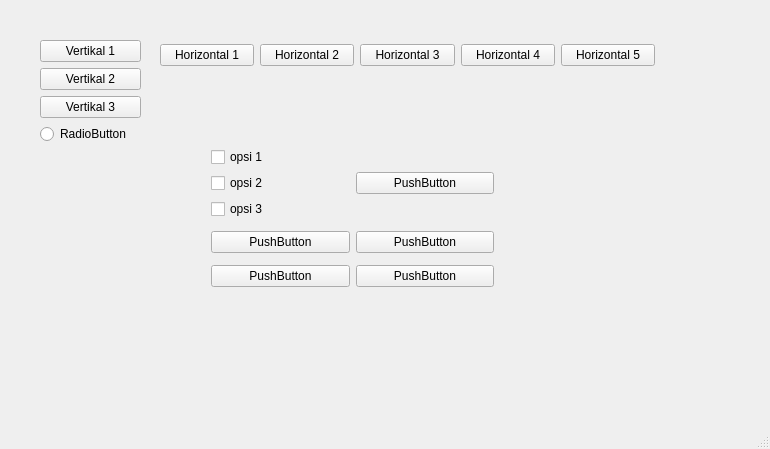
<?xml version="1.0" encoding="UTF-8"?>
<ui version="4.0">
 <class>MainWindow</class>
 <widget class="QMainWindow" name="MainWindow">
  <property name="geometry">
   <rect>
    <x>0</x>
    <y>0</y>
    <width>770</width>
    <height>449</height>
   </rect>
  </property>
  <property name="windowTitle">
   <string>MainWindow</string>
  </property>
  <widget class="QWidget" name="centralwidget">
   <widget class="QWidget" name="">
    <property name="geometry">
     <rect>
      <x>160</x>
      <y>40</y>
      <width>495</width>
      <height>30</height>
     </rect>
    </property>
    <layout class="QHBoxLayout" name="horizontalLayout">
     <item>
      <widget class="QPushButton" name="pushButton_6">
       <property name="text">
        <string>Horizontal 1</string>
       </property>
      </widget>
     </item>
     <item>
      <widget class="QPushButton" name="pushButton_8">
       <property name="text">
        <string>Horizontal 2</string>
       </property>
      </widget>
     </item>
     <item>
      <widget class="QPushButton" name="pushButton_4">
       <property name="text">
        <string>Horizontal 3</string>
       </property>
      </widget>
     </item>
     <item>
      <widget class="QPushButton" name="pushButton_5">
       <property name="text">
        <string>Horizontal 4</string>
       </property>
      </widget>
     </item>
     <item>
      <widget class="QPushButton" name="pushButton_7">
       <property name="text">
        <string>Horizontal 5</string>
       </property>
      </widget>
     </item>
    </layout>
   </widget>
   <widget class="QWidget" name="">
    <property name="geometry">
     <rect>
      <x>40</x>
      <y>40</y>
      <width>101</width>
      <height>136</height>
     </rect>
    </property>
    <layout class="QVBoxLayout" name="verticalLayout_2">
     <item>
      <layout class="QVBoxLayout" name="verticalLayout">
       <item>
        <widget class="QPushButton" name="pushButton">
         <property name="text">
          <string>Vertikal 1</string>
         </property>
         <attribute name="buttonGroup">
          <string notr="true">buttonGroup</string>
         </attribute>
        </widget>
       </item>
       <item>
        <widget class="QPushButton" name="pushButton_2">
         <property name="text">
          <string>Vertikal 2</string>
         </property>
         <attribute name="buttonGroup">
          <string notr="true">buttonGroup</string>
         </attribute>
        </widget>
       </item>
       <item>
        <widget class="QPushButton" name="pushButton_3">
         <property name="text">
          <string>Vertikal 3</string>
         </property>
         <attribute name="buttonGroup">
          <string notr="true">buttonGroup</string>
         </attribute>
        </widget>
       </item>
      </layout>
     </item>
     <item>
      <widget class="QRadioButton" name="radioButton">
       <property name="text">
        <string>RadioButton</string>
       </property>
      </widget>
     </item>
     <item>
      <spacer name="verticalSpacer">
       <property name="orientation">
        <enum>Qt::Vertical</enum>
       </property>
       <property name="sizeHint" stdset="0">
        <size>
         <width>20</width>
         <height>40</height>
        </size>
       </property>
      </spacer>
     </item>
    </layout>
   </widget>
   <widget class="QWidget" name="">
    <property name="geometry">
     <rect>
      <x>211</x>
      <y>141</y>
      <width>283</width>
      <height>154</height>
     </rect>
    </property>
    <layout class="QGridLayout" name="gridLayout">
     <item row="0" column="2">
      <widget class="QPushButton" name="pushButton_14">
       <property name="text">
        <string>PushButton</string>
       </property>
      </widget>
     </item>
     <item row="1" column="1">
      <widget class="QPushButton" name="pushButton_11">
       <property name="text">
        <string>PushButton</string>
       </property>
      </widget>
     </item>
     <item row="1" column="2">
      <widget class="QPushButton" name="pushButton_10">
       <property name="text">
        <string>PushButton</string>
       </property>
      </widget>
     </item>
     <item row="2" column="1">
      <widget class="QPushButton" name="pushButton_12">
       <property name="text">
        <string>PushButton</string>
       </property>
      </widget>
     </item>
     <item row="2" column="2">
      <widget class="QPushButton" name="pushButton_13">
       <property name="text">
        <string>PushButton</string>
       </property>
      </widget>
     </item>
     <item row="0" column="1">
      <layout class="QVBoxLayout" name="verticalLayout_4">
       <item>
        <widget class="QCheckBox" name="checkBox_2">
         <property name="text">
          <string>opsi 1</string>
         </property>
        </widget>
       </item>
       <item>
        <widget class="QCheckBox" name="checkBox_3">
         <property name="text">
          <string>opsi 2</string>
         </property>
        </widget>
       </item>
       <item>
        <widget class="QCheckBox" name="checkBox">
         <property name="text">
          <string>opsi 3</string>
         </property>
        </widget>
       </item>
      </layout>
     </item>
    </layout>
   </widget>
  </widget>
  <widget class="QMenuBar" name="menubar">
   <property name="geometry">
    <rect>
     <x>0</x>
     <y>0</y>
     <width>770</width>
     <height>26</height>
    </rect>
   </property>
  </widget>
  <widget class="QStatusBar" name="statusbar"/>
 </widget>
 <resources/>
 <connections/>
 <buttongroups>
  <buttongroup name="buttonGroup"/>
 </buttongroups>
</ui>
